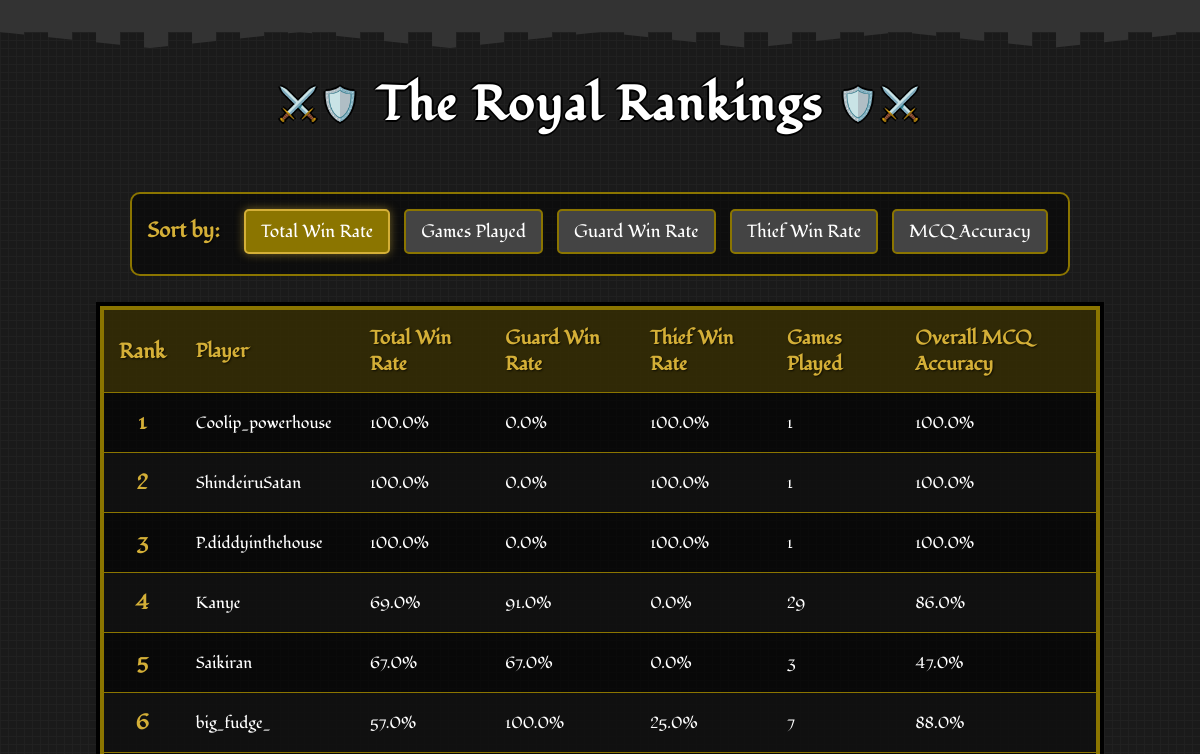
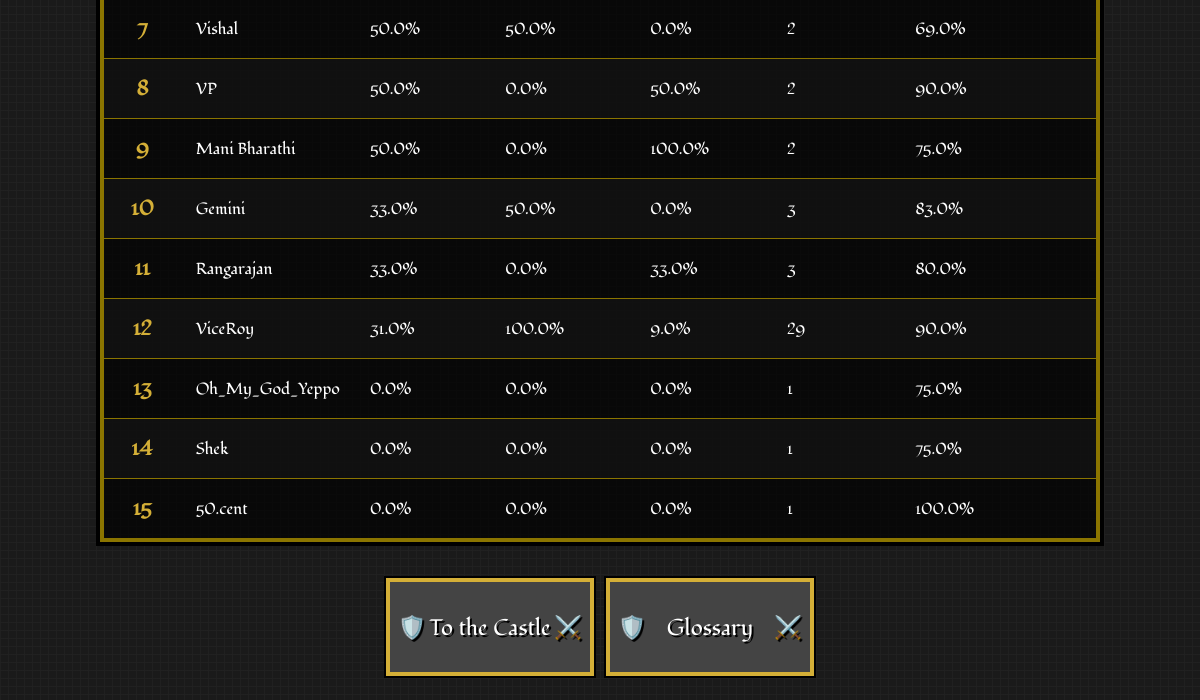
The page /leaderboard on the database as committed earlier (2 pictures, top to bottom).
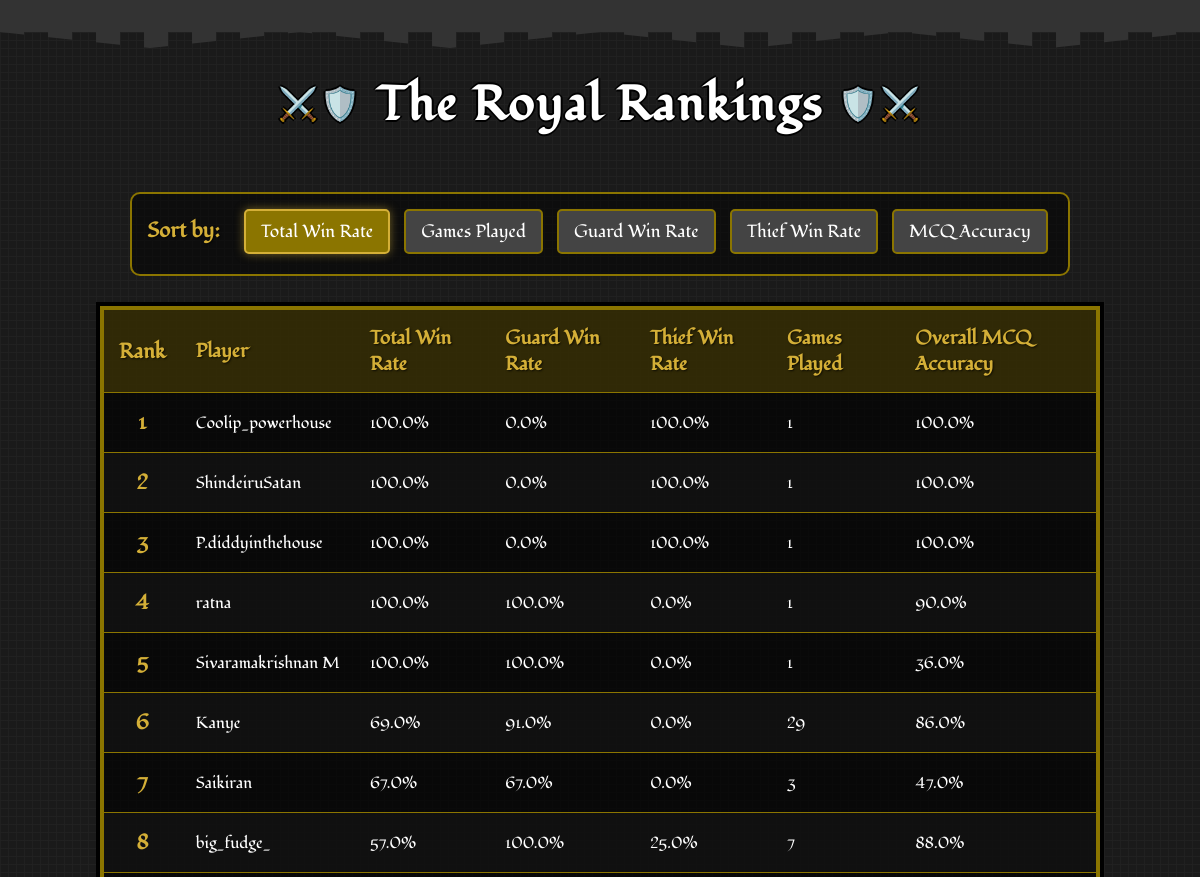
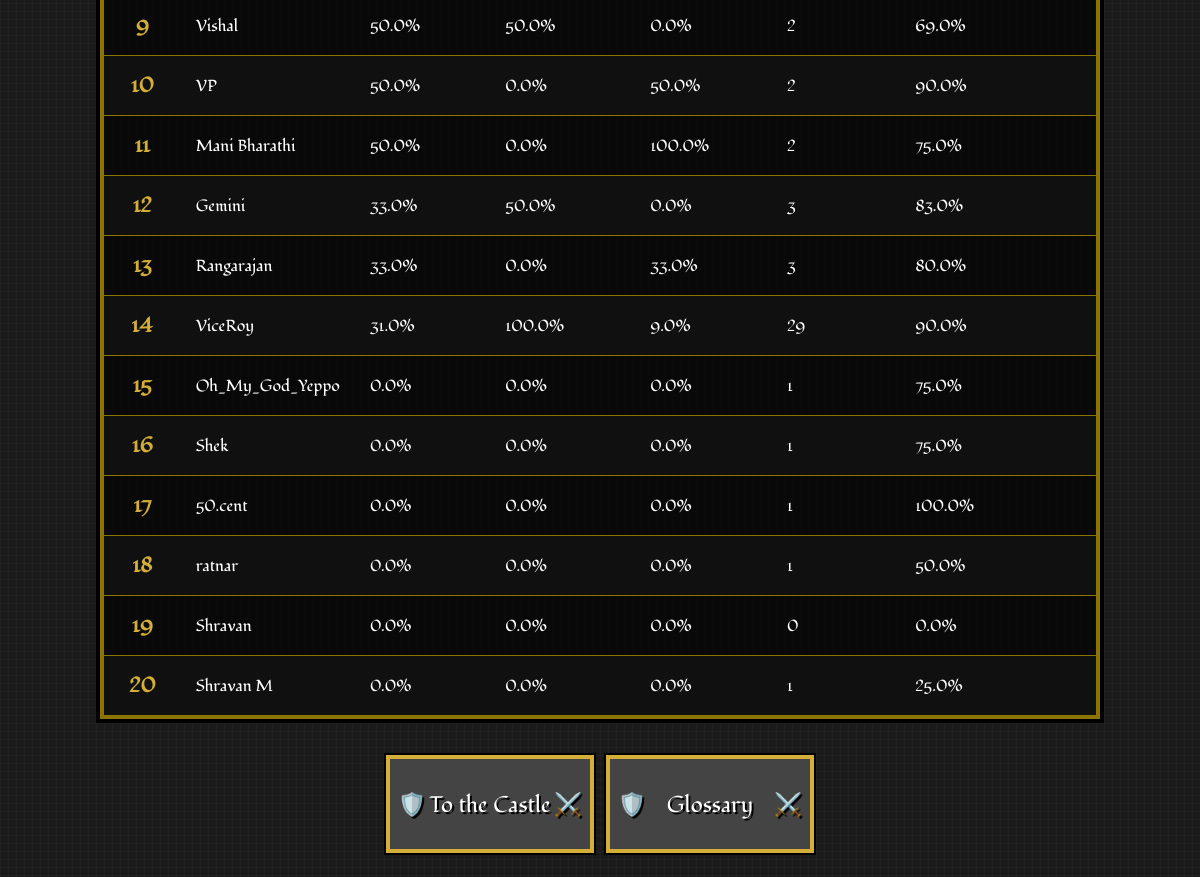
The same page on the database as committed later (2 pictures, top to bottom).
### app.py (models this page shows)
class PlayerStats(db.Model):
    id = db.Column(db.Integer, primary_key=True)
    user_id = db.Column(db.Integer, db.ForeignKey('user.id'), nullable=False)
    total_games_played = db.Column(db.Integer, default=0)
    games_played_as_guard = db.Column(db.Integer, default=0)
    games_played_as_thief = db.Column(db.Integer, default=0)
    total_games_won = db.Column(db.Integer, default=0)
    total_games_won_as_guard = db.Column(db.Integer, default=0)
    total_games_won_as_thief = db.Column(db.Integer, default=0)
    total_win_rate = db.Column(db.Float, default=0.0)
    win_rate_as_guard = db.Column(db.Float, default=0.0)
    win_rate_as_thief = db.Column(db.Float, default=0.0)
    total_answer_accuracy = db.Column(db.Float, default=0.0)
    total_questions_attempted = db.Column(db.Integer, default=0)
    total_right_answers = db.Column(db.Integer, default=0)
    game_right_answers = db.Column(db.Integer, default=0)
    game_total_questions = db.Column(db.Integer, default=0)
    answer_accuracy_in_last_game = db.Column(db.Float, default=0.0)

class User(db.Model):
    id = db.Column(db.Integer, primary_key=True)
    username = db.Column(db.String(40), unique=True, nullable=False)
    password_hash = db.Column(db.String(200), nullable=False)
    stats = db.relationship('PlayerStats', backref='user', uselist=False)

### app.py (the view)
@app.route('/leaderboard')
def leaderboard():
    sort_by = request.args.get('sort_by', 'total_win_rate')
    sort_options = {
        'games_played': PlayerStats.total_games_played,
        'total_win_rate': PlayerStats.total_win_rate,
        'win_rate_as_guard': PlayerStats.win_rate_as_guard,
        'win_rate_as_thief': PlayerStats.win_rate_as_thief,
        'mcq_accuracy': PlayerStats.total_answer_accuracy
    }
    sort_column = sort_options.get(sort_by, PlayerStats.total_win_rate)
    leaderboard_data = db.session.query(PlayerStats, User)\
        .join(User, PlayerStats.user_id == User.id)\
        .order_by(sort_column.desc())\
        .limit(20)\
        .all()
    return render_template('leaderboard.html',
                           leaderboard_data=leaderboard_data,
                           current_sort=sort_by)

### templates/leaderboard.html (shortened to what this page needs)
<!DOCTYPE html>
<html lang="en">
<head>
    <link rel="stylesheet" href="static/css/style.css">
    <link rel="stylesheet" href="static/css/leaderboard.css">
    <link rel="stylesheet" href="static/css/game-over.css">
</head>
<body>
    <div class="castle-top"></div>
    <h1>The Royal Rankings</h1>
    <div class="filters">
        <strong>Sort by:</strong>
        <a href="{{ url_for('leaderboard', sort_by='total_win_rate') }}"
           class="{{ 'active' if current_sort == 'total_win_rate' }}">Total Win Rate</a>
        <a href="{{ url_for('leaderboard', sort_by='games_played') }}"
           class="{{ 'active' if current_sort == 'games_played' }}">Games Played</a>
        <a href="{{ url_for('leaderboard', sort_by='win_rate_as_guard') }}"
           class="{{ 'active' if current_sort == 'win_rate_as_guard' }}">Guard Win Rate</a>
        <a href="{{ url_for('leaderboard', sort_by='win_rate_as_thief') }}"
           class="{{ 'active' if current_sort == 'win_rate_as_thief' }}">Thief Win Rate</a>
        <a href="{{ url_for('leaderboard', sort_by='mcq_accuracy') }}"
           class="{{ 'active' if current_sort == 'mcq_accuracy' }}">MCQ Accuracy</a>
    </div>
    <table>
        <thead>
            <tr>
                <th class="rank">Rank</th>
                <th>Player</th>
                <th>Total Win Rate</th>
                <th>Guard Win Rate</th>
                <th>Thief Win Rate</th>
                <th>Games Played</th>
                <th>Overall MCQ Accuracy</th>
            </tr>
        </thead>
        <tbody>
            {% for stats, user in leaderboard_data %}
            <tr>
                <td class="rank">{{ loop.index }}</td>
                <td>{{ user.username }}</td>
                <td>{{ stats.total_win_rate }}%</td>
                <td>{{ stats.win_rate_as_guard }}%</td>
                <td>{{ stats.win_rate_as_thief }}%</td>
                <td>{{ stats.total_games_played }}</td>
                <td>{{ stats.total_answer_accuracy }}%</td>
            </tr>
            {% else %}
            <tr>
                <td colspan="7" style="text-align: center;">No player data available yet.</td>
            </tr>
            {% endfor %}
        </tbody>
    </table>
    <div class="button-container">
        <a href="{{ url_for('home') }}"><button class="shield-btn game-over-btn">To the Castle</button></a>
        <a href="{{ url_for('glossary') }}"><button class="shield-btn game-over-btn">Glossary</button></a>
    </div>
</body>
</html>

### static/css/style.css (style rules this page uses)
body { font-family: "Fondamento", serif; background-color: #1a1a1a; background-image: linear-gradient(90deg, rgba(34,34,34,0.8) 1px, transparent 1px), linear-gradient(rgba(34,34,34,0.8) 1px, transparent 1px); background-size: 8px 8px; color: white; margin: 0; padding: 0; text-align: center; position: relative; min-height: 100vh; display: flex; flex-direction: column; justify-content: space-between; }
.castle-top { height: 32px; background-color: #333; position: relative; margin-bottom: 16px; image-rendering: pixelated; }
.castle-top::before { content: ""; position: absolute; top: 100%; left: 0; right: 0; height: 16px; background-image: repeating-linear-gradient(90deg, #333 0px, #333 24px, transparent 24px, transparent 48px); background-size: 48px 16px; clip-path: polygon( 0% 0%, 12.5% 100%, 25% 0%, 37.5% 100%, 50% 0%, 62.5% 100%, 75% 0%, 87.5% 100%, 100% 0% ); image-rendering: pixelated; }
h1 { font-family: "Fondamento", serif; text-align: center; font-size: 3rem; color: white; text-shadow: 2px 0 #000, -2px 0 #000, 0 2px #000, 0 -2px #000; margin: 24px 0; letter-spacing: 2px; position: relative; image-rendering: pixelated; }
h1::before { content: "⚔️🛡️"; font-size: 2rem; position: relative; top: -5px; margin: 0 15px; }
h1::after { content: "🛡️⚔️"; font-size: 2rem; position: relative; top: -5px; margin: 0 15px; }
button.shield-btn { font-family: "Fondamento", serif; background-color: #444; color: white; border: none; box-shadow: 0 0 0 4px #d4af37, 0 0 0 6px #000; padding: 14px 22px; margin: 10px; font-size: 1.4rem; cursor: pointer; position: relative; transition: all 0.2s steps(5); text-shadow: 2px 2px 0 #000; width: 200px; height: 90px; image-rendering: pixelated; }
button.shield-btn::before { content: "🛡️ "; position: absolute; left: 8px; top: 50%; transform: translateY(-50%); }

### static/css/leaderboard.css (style rules this page uses)
body { font-family: "Fondamento", serif; background-color: #1a1a1a; background-image: linear-gradient(90deg, rgba(34,34,34,0.8) 1px, transparent 1px), linear-gradient(rgba(34,34,34,0.8) 1px, transparent 1px); background-size: 8px 8px; color: white; margin: 0; padding: 0; text-align: center; }
h1 { font-family: "Fondamento", serif; text-align: center; font-size: 3rem; color: white; text-shadow: 2px 0 #000, -2px 0 #000, 0 2px #000, 0 -2px #000; margin: 24px 0; letter-spacing: 2px; }
.filters { text-align: center; margin: 30px auto; max-width: 1000px; background-color: rgba(0, 0, 0, 0.5); padding: 15px; border: 2px solid #8b7500; border-radius: 10px; }
.filters strong { color: #d4af37; font-size: 1.3rem; margin-right: 15px; text-shadow: 1px 1px 2px rgba(0, 0, 0, 0.7); }
.filters a { font-family: "Fondamento", serif; text-decoration: none; padding: 8px 15px; margin: 0 5px; border-radius: 5px; background-color: #444; color: white; border: 2px solid #8b7500; transition: all 0.2s; font-size: 1.1rem; display: inline-block; margin-bottom: 5px; }
.filters a.active { background-color: #8b7500; color: white; border-color: #d4af37; box-shadow: 0 0 10px rgba(212, 175, 55, 0.5); }
table { width: 100%; max-width: 1000px; margin: 0 auto; border-collapse: collapse; background-color: rgba(0, 0, 0, 0.7); border: 4px solid #8b7500; box-shadow: 0 0 0 4px #000; }
th, td { padding: 15px; text-align: left; border-bottom: 1px solid #8b7500; }
thead th { background-color: rgba(139, 117, 0, 0.3); color: #d4af37; font-weight: bold; text-shadow: 1px 1px 2px rgba(0, 0, 0, 0.7); font-size: 1.2rem; }
tbody tr:nth-child(even) { background-color: rgba(34, 34, 34, 0.3); }
.rank { font-weight: bold; text-align: center; color: #d4af37; font-size: 1.3rem; }
.button-container { display: flex; justify-content: center; margin: 30px auto; }
.shield-btn { font-family: "Fondamento", serif; background-color: #444; color: white; border: none; box-shadow: 0 0 0 4px #d4af37, 0 0 0 6px #000; padding: 14px 22px; margin: 10px; font-size: 1.4rem; cursor: pointer; position: relative; transition: all 0.2s steps(5); text-shadow: 2px 2px 0 #000; }

### static/css/game-over.css (style rules this page uses)
button.game-over-btn::after { content: "⚔️"; position: absolute; right: 8px; top: 50%; transform: translateY(-50%); }

Rows that differ between the two databases and show on the page:
added PlayerStats: username "ratna", total_win_rate "100.0", win_rate_as_guard "100.0", win_rate_as_thief "0.0", total_games_played "1", total_answer_accuracy "90.0"
added PlayerStats: username "Sivaramakrishnan M", total_win_rate "100.0", win_rate_as_guard "100.0", win_rate_as_thief "0.0", total_games_played "1", total_answer_accuracy "36.0"
added PlayerStats: username "ratnar", total_win_rate "0.0", win_rate_as_guard "0.0", win_rate_as_thief "0.0", total_games_played "1", total_answer_accuracy "50.0"
added PlayerStats: username "Shravan", total_win_rate "0.0", win_rate_as_guard "0.0", win_rate_as_thief "0.0", total_games_played "0", total_answer_accuracy "0.0"
added PlayerStats: username "Shravan M", total_win_rate "0.0", win_rate_as_guard "0.0", win_rate_as_thief "0.0", total_games_played "1", total_answer_accuracy "25.0"
